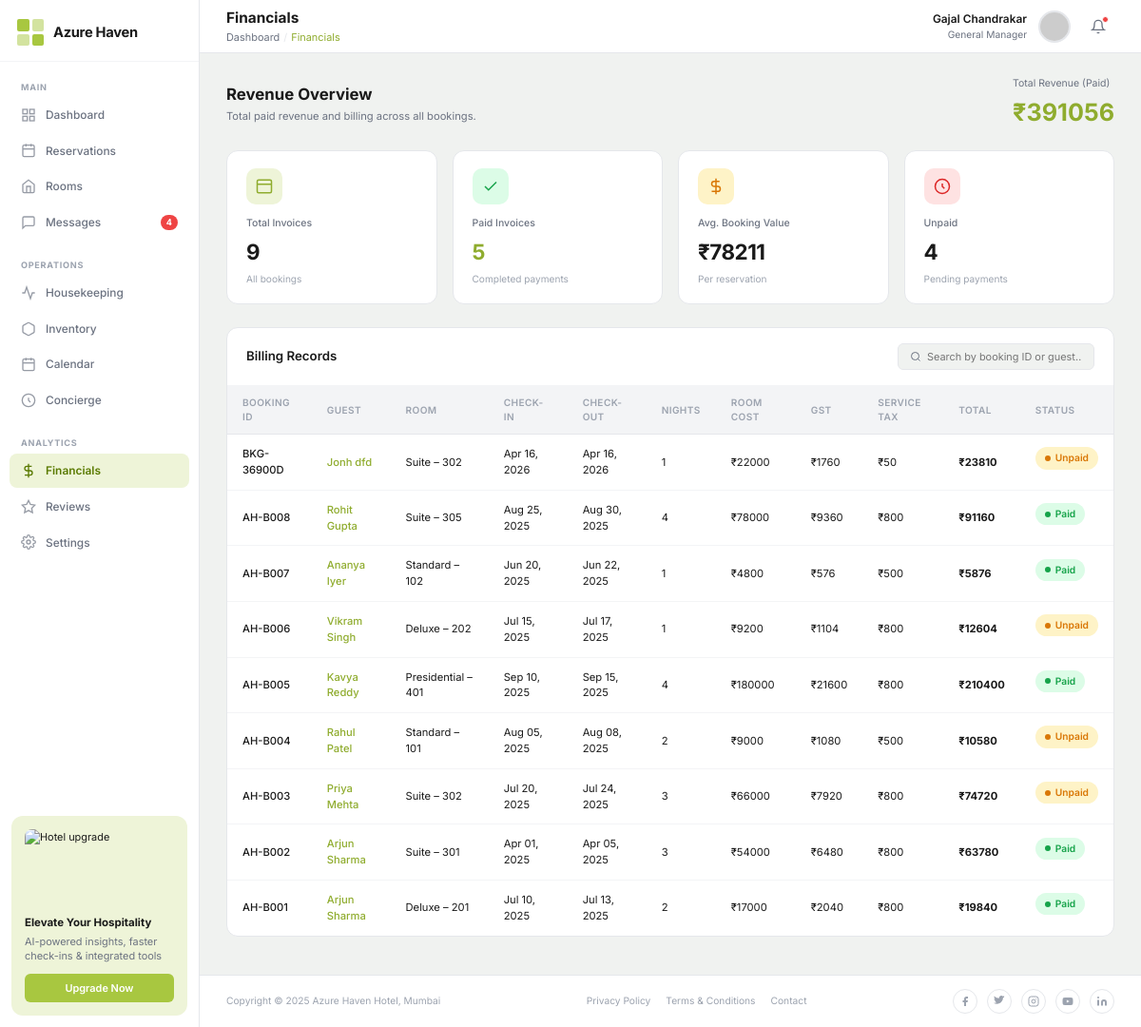
Screenshot of /financials/ with the database file from the repository.
### hotel/models.py (models this page shows, shortened)
class Booking(models.Model):
    STATUS_CHOICES = [
        ('Pending', 'Pending'),
        ('Confirmed', 'Confirmed'),
        ('Checked-In', 'Checked-In'),
        ('Checked-Out', 'Checked-Out'),
        ('Cancelled', 'Cancelled'),
    ]
    booking_id = models.CharField(max_length=20, unique=True)
    guest = models.ForeignKey(Guest, on_delete=models.CASCADE, related_name='bookings')
    room = models.ForeignKey(Room, on_delete=models.SET_NULL, null=True, related_name='bookings')
    check_in = models.DateTimeField()
    check_out = models.DateTimeField()
    num_adults = models.PositiveIntegerField(default=1)
    num_children = models.PositiveIntegerField(default=0)
    special_requests = models.TextField(blank=True)
    status = models.CharField(max_length=20, choices=STATUS_CHOICES, default='Pending')
    complimentary_breakfast = models.BooleanField(default=False)
    free_wifi = models.BooleanField(default=False)
    gym_pool_access = models.BooleanField(default=False)
    transportation = models.CharField(max_length=100, blank=True)
    extras_amount = models.DecimalField(max_digits=8, decimal_places=2, default=0)
    vat_percent = models.DecimalField(max_digits=5, decimal_places=2, default=8)
    city_tax = models.DecimalField(max_digits=8, decimal_places=2, default=49.50)
    billing_notes = models.TextField(blank=True)
    is_paid = models.BooleanField(default=False)
    created_at = models.DateTimeField(auto_now_add=True)
    @property
    def num_nights(self):
        delta = self.check_out - self.check_in
        return max(delta.days, 1)
    @property
    def room_total(self):
        if self.room:
            return self.room.price_per_night * self.num_nights
        return 0
    @property
    def vat_amount(self):
        return round(float(self.room_total) * float(self.vat_percent) / 100, 2)
    @property
    def total_price(self):
        return round(float(self.room_total) + float(self.extras_amount) + float(self.vat_amount) + float(self.city_tax), 2)

class Guest(models.Model):
    GENDER_CHOICES = [('Male', 'Male'), ('Female', 'Female'), ('Other', 'Other')]
    LOYALTY_TIERS = [
        ('None', 'None'),
        ('Silver', 'Silver'),
        ('Gold', 'Gold'),
        ('Platinum', 'Platinum'),
        ('Elite', 'Elite'),
    ]
    guest_id = models.CharField(max_length=20, unique=True)
    first_name = models.CharField(max_length=100)
    last_name = models.CharField(max_length=100)
    email = models.EmailField(unique=True)
    phone = models.CharField(max_length=20)
    date_of_birth = models.DateField(null=True, blank=True)
    gender = models.CharField(max_length=10, choices=GENDER_CHOICES, blank=True)
    nationality = models.CharField(max_length=50, blank=True)
    passport_number = models.CharField(max_length=20, blank=True)
    loyalty_status = models.CharField(max_length=20, choices=LOYALTY_TIERS, default='None')
    loyalty_tier = models.CharField(max_length=20, blank=True)
    points_balance = models.PositiveIntegerField(default=0)
    avatar = models.ImageField(upload_to='avatars/', blank=True, null=True)
    created_at = models.DateTimeField(auto_now_add=True)
    @property
    def full_name(self):
        return f"{self.first_name} {self.last_name}"

class Room(models.Model):
    ROOM_TYPES = [
        ('Standard', 'Standard'),
        ('Deluxe', 'Deluxe'),
        ('Suite', 'Suite'),
        ('Presidential', 'Presidential'),
    ]
    BED_TYPES = [
        ('Single Bed', 'Single Bed'),
        ('Double Bed', 'Double Bed'),
        ('King Bed', 'King Bed'),
        ('Queen Bed', 'Queen Bed'),
        ('Twin Beds', 'Twin Beds'),
    ]
    room_number = models.CharField(max_length=10, unique=True)
    room_type = models.CharField(max_length=20, choices=ROOM_TYPES, default='Standard')
    price_per_night = models.DecimalField(max_digits=8, decimal_places=2)
    size_sqm = models.PositiveIntegerField(default=30)
    bed_type = models.CharField(max_length=20, choices=BED_TYPES, default='King Bed')
    max_guests = models.PositiveIntegerField(default=2)
    amenities = models.TextField(blank=True, help_text="Comma-separated list of amenities")
    image = models.ImageField(upload_to='rooms/', blank=True, null=True)
    is_available = models.BooleanField(default=True)

### hotel/views.py (the view)
# urls.py: path('financials/', views.financials, name='financials'),
def financials(request):
    bookings = Booking.objects.select_related('guest', 'room').order_by('-created_at')
    total_revenue = sum(b.total_price for b in bookings if b.is_paid)
    paid_count = sum(1 for b in bookings if b.is_paid)
    unpaid_count = sum(1 for b in bookings if not b.is_paid)
    avg_value = round(total_revenue / paid_count, 2) if paid_count else 0
    context = {
        'bookings': bookings,
        'total_revenue': total_revenue,
        'paid_count': paid_count,
        'unpaid_count': unpaid_count,
        'avg_value': avg_value,
    }
    return render(request, 'hotel/financials.html', context)

### hotel/templates/hotel/financials.html (shortened to what this page needs)
{% extends "hotel/base.html" %}
{% block topnav %}
<header class="topnav">
  <div class="topnav-title-wrap">
    <h1 class="topnav-title">Financials</h1>
    <div class="topnav-breadcrumb">
      <a href="{% url 'dashboard' %}">Dashboard</a>
      <span class="topnav-breadcrumb-sep">/</span>
      <span style="color:var(--accent-hover);">Financials</span>
    </div>
  </div>
  <div class="topnav-user">
    <div class="topnav-user-info">
      <div class="topnav-user-name">Gajal Chandrakar</div>
      <div class="topnav-user-role">General Manager</div>
    </div>
    <img class="topnav-avatar" src="https://ui-avatars.com/api/?name=Gajal+Chandrakar&background=a8c740&color=fff" alt="Admin" />
    <button class="topnav-icon-btn topnav-notif" title="Notifications">
      <svg width="16" height="16" viewBox="0 0 24 24" fill="none" stroke="currentColor" stroke-width="2"><path d="M18 8A6 6 0 0 0 6 8c0 7-3 9-3 9h18s-3-2-3-9"/><path d="M13.73 21a2 2 0 0 1-3.46 0"/></svg>
      <span class="notif-dot"></span>
    </button>
  </div>
</header>
{% endblock %}
{% block content %}
<div class="financials-header">
  <div>
    <h2 class="page-heading">Revenue Overview</h2>
    <p class="page-subheading">Total paid revenue and billing across all bookings.</p>
  </div>
  <div>
    <div style="font-size:.75rem;color:var(--text-secondary);margin-bottom:4px;">Total Revenue (Paid)</div>
    <div class="financials-total">₹{{ total_revenue|floatformat:0 }}</div>
  </div>
</div>
<div class="dashboard-stats" style="grid-template-columns:repeat(4,1fr);margin-bottom:24px;">
  <div class="stat-card">
    <div class="stat-icon-wrap" style="background:#eef4d8;">
      <svg width="18" height="18" viewBox="0 0 24 24" fill="none" stroke="#8fac2e" stroke-width="2"><rect x="2" y="3" width="20" height="18" rx="2"/><line x1="2" y1="9" x2="22" y2="9"/></svg>
    </div>
    <div class="stat-label">Total Invoices</div>
    <div class="stat-value">{{ bookings|length }}</div>
    <div class="stat-sub">All bookings</div>
  </div>
  <div class="stat-card">
    <div class="stat-icon-wrap" style="background:#dcfce7;">
      <svg width="18" height="18" viewBox="0 0 24 24" fill="none" stroke="#16a34a" stroke-width="2"><polyline points="20 6 9 17 4 12"/></svg>
    </div>
    <div class="stat-label">Paid Invoices</div>
    <div class="stat-value stat-accent">{{ paid_count }}</div>
    <div class="stat-sub">Completed payments</div>
  </div>
  <div class="stat-card">
    <div class="stat-icon-wrap" style="background:#fef3c7;">
      <svg width="18" height="18" viewBox="0 0 24 24" fill="none" stroke="#d97706" stroke-width="2"><line x1="12" y1="1" x2="12" y2="23"/><path d="M17 5H9.5a3.5 3.5 0 0 0 0 7h5a3.5 3.5 0 0 1 0 7H6"/></svg>
    </div>
    <div class="stat-label">Avg. Booking Value</div>
    <div class="stat-value">₹{{ avg_value|floatformat:0 }}</div>
    <div class="stat-sub">Per reservation</div>
  </div>
  <div class="stat-card">
    <div class="stat-icon-wrap" style="background:#fee2e2;">
      <svg width="18" height="18" viewBox="0 0 24 24" fill="none" stroke="#dc2626" stroke-width="2"><circle cx="12" cy="12" r="10"/><path d="M12 8v4l3 3"/></svg>
    </div>
    <div class="stat-label">Unpaid</div>
    <div class="stat-value">{{ unpaid_count }}</div>
    <div class="stat-sub">Pending payments</div>
  </div>
</div>
<div class="history-section">
  <div class="history-header">
    <h2 class="history-title">Billing Records</h2>
    <div class="history-controls">
      <div class="search-input">
        <svg viewBox="0 0 24 24" fill="none" stroke="currentColor" stroke-width="2"><circle cx="11" cy="11" r="8"/><line x1="21" y1="21" x2="16.65" y2="16.65"/></svg>
        <input type="text" id="fin-search" placeholder="Search by booking ID or guest…" />
      </div>
    </div>
  </div>
  <table class="history-table" id="fin-table">
    <thead>
      <tr>
        <th>Booking ID</th>
        <th>Guest</th>
        <th>Room</th>
        <th>Check-In</th>
        <th>Check-Out</th>
        <th>Nights</th>
        <th>Room Cost</th>
        <th>GST</th>
        <th>Service Tax</th>
        <th>Total</th>
        <th>Status</th>
      </tr>
    </thead>
    <tbody>
      {% for booking in bookings %}
      <tr>
        <td class="font-medium">{{ booking.booking_id }}</td>
        <td>
          <a href="{% url 'guest_profile' booking.guest.pk %}" style="color:var(--accent-hover);font-weight:500;">
            {{ booking.guest.full_name }}
          </a>
        </td>
        <td>{% if booking.room %}{{ booking.room.room_type }} – {{ booking.room.room_number }}{% else %}—{% endif %}</td>
        <td class="table-date">{{ booking.check_in|date:"M d, Y" }}</td>
        <td class="table-date">{{ booking.check_out|date:"M d, Y" }}</td>
        <td>{{ booking.num_nights }}</td>
        <td>₹{{ booking.room_total|floatformat:0 }}</td>
        <td>₹{{ booking.vat_amount|floatformat:0 }}</td>
        <td>₹{{ booking.city_tax|floatformat:0 }}</td>
        <td class="font-bold">₹{{ booking.total_price|floatformat:0 }}</td>
        <td>
          <span class="booking-status-badge {% if booking.is_paid %}confirmed{% else %}pending{% endif %}">
            <span class="dot"></span>
            {% if booking.is_paid %}Paid{% else %}Unpaid{% endif %}
          </span>
        </td>
      </tr>
      {% empty %}
      <tr><td colspan="11" style="text-align:center;padding:32px;color:var(--text-muted);">No billing records found.</td></tr>
      {% endfor %}
    </tbody>
  </table>
</div>
{% endblock %}

### rows the page displays
Booking: booking_id "BKG-36900D", guest.full_name "Jonh dfd", room.room_type "Suite", room.room_number "302", check_in "Apr 16, 2026", check_out "Apr 16, 2026", num_nights "1", room_total "22000", vat_amount "1760", city_tax "50", total_price "23810", is_paid "Unpaid"
Booking: booking_id "AH-B008", guest.full_name "Rohit Gupta", room.room_type "Suite", room.room_number "305", check_in "Aug 25, 2025", check_out "Aug 30, 2025", num_nights "4", room_total "78000", vat_amount "9360", city_tax "800", total_price "91160", is_paid "Paid"
Booking: booking_id "AH-B007", guest.full_name "Ananya Iyer", room.room_type "Standard", room.room_number "102", check_in "Jun 20, 2025", check_out "Jun 22, 2025", num_nights "1", room_total "4800", vat_amount "576", city_tax "500", total_price "5876", is_paid "Paid"
Booking: booking_id "AH-B006", guest.full_name "Vikram Singh", room.room_type "Deluxe", room.room_number "202", check_in "Jul 15, 2025", check_out "Jul 17, 2025", num_nights "1", room_total "9200", vat_amount "1104", city_tax "800", total_price "12604", is_paid "Unpaid"
Booking: booking_id "AH-B005", guest.full_name "Kavya Reddy", room.room_type "Presidential", room.room_number "401", check_in "Sep 10, 2025", check_out "Sep 15, 2025", num_nights "4", room_total "180000", vat_amount "21600", city_tax "800", total_price "210400", is_paid "Paid"
Booking: booking_id "AH-B004", guest.full_name "Rahul Patel", room.room_type "Standard", room.room_number "101", check_in "Aug 05, 2025", check_out "Aug 08, 2025", num_nights "2", room_total "9000", vat_amount "1080", city_tax "500", total_price "10580", is_paid "Unpaid"
Booking: booking_id "AH-B003", guest.full_name "Priya Mehta", room.room_type "Suite", room.room_number "302", check_in "Jul 20, 2025", check_out "Jul 24, 2025", num_nights "3", room_total "66000", vat_amount "7920", city_tax "800", total_price "74720", is_paid "Unpaid"
Booking: booking_id "AH-B002", guest.full_name "Arjun Sharma", room.room_type "Suite", room.room_number "301", check_in "Apr 01, 2025", check_out "Apr 05, 2025", num_nights "3", room_total "54000", vat_amount "6480", city_tax "800", total_price "63780", is_paid "Paid"
Booking: booking_id "AH-B001", guest.full_name "Arjun Sharma", room.room_type "Deluxe", room.room_number "201", check_in "Jul 10, 2025", check_out "Jul 13, 2025", num_nights "2", room_total "17000", vat_amount "2040", city_tax "800", total_price "19840", is_paid "Paid"

### other values shown
{{ total_revenue|floatformat:0 }} "391056"
{{ bookings|length }} "9"
{{ paid_count }} "5"
{{ avg_value|floatformat:0 }} "78211"
{{ unpaid_count }} "4"
